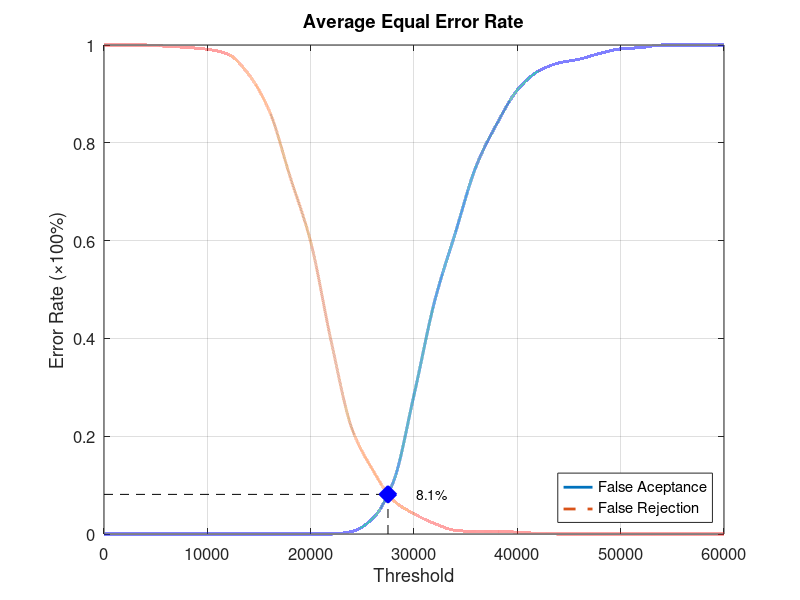
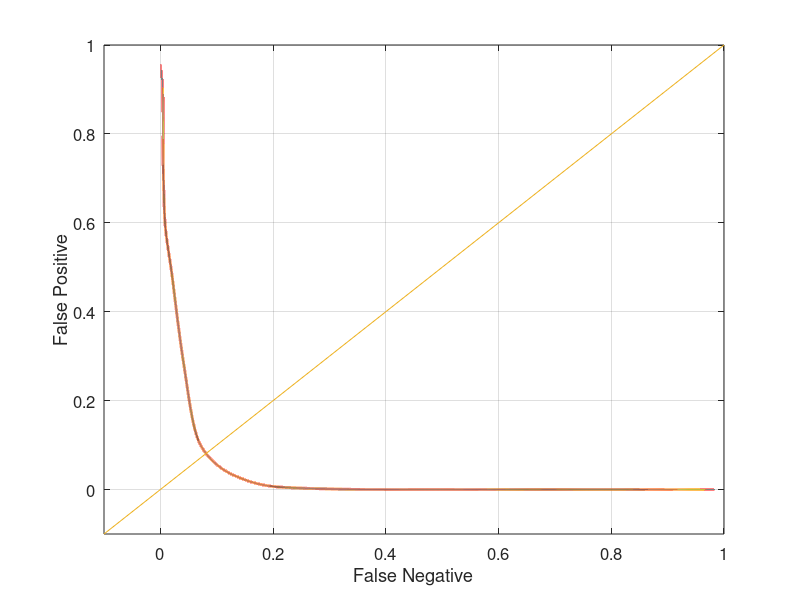

The MATLAB script that drew these images, in order:
function yEER = Experiment3Average
close all;
clear;
clc;
x = 0:2000:60000;
xq = 0:0.5:60000;

y0 = [0 0 0 0 0 0 0 0 0 0 0 0 0.00526316 0.0315789 0.106579 0.284211 0.476316 0.615789 0.751316 0.838158 0.907895 0.946053 0.963158 0.971053 0.982895 0.992105 0.994737 1 1 1 1];
yy0 = interp1(x, y0, xq, 'pchip');
y1 = [1 1 1 0.9975 0.995 0.99125 0.98125 0.94 0.865 0.73125 0.5975 0.3925 0.215 0.13125 0.06875 0.04125 0.02125 0.0075 0.005 0.005 0.00375 0.00125 0 0 0 0 0 0 0 0 0];
yy1 = interp1(x, y1, xq, 'pchip');

% Calculating EER: 
y2 = abs(y0 - y1);
find(y2 == min(y2))
yy2 = abs(yy0 - yy1);
xEER = find(yy2 == min(yy2));
xEERIndex = xq(xEER) % X-axis EER
yEER = yy0(xEER) % Y-axis EER

main = figure
plot(xq, yy0,'-','LineWidth', 2);	hold on
plot(xq, yy1,'--','LineWidth', 2);	hold on
plot([xEERIndex xEERIndex], [0 yEER], 'k--');	hold on
plot([0 xEERIndex], [yEER yEER], 'k--');	hold on
plot(xEERIndex, yEER, 'bx', 'LineWidth', 10);	hold on
text(xEERIndex + 10 * xEERIndex / 100, yEER, [num2str(round((10000 * yEER)) / 100) '%'])
legend('False Aceptance', 'False Rejection', 'Location', 'SouthEast')
xlabel('Threshold')
ylabel('Error Rate (\times100%)')
title('Average Equal Error Rate')
set(gca, 'FontSize', 12)
axis([0 60000 0 1])
grid on

print(main, 'Experiment3AverageMain', '-dpng');
FNRxFPR = figure('Color', [1 1 1]);
plot(yy1, yy0, '-', yy1, yy0, 'LineWidth', 2);
hold on
y = -0.1:0.1:1
plot(y, y); 
set(gca, 'FontSize', 12)
xlabel('False Negative')
ylabel('False Positive')
axis([-0.1 1 -0.1 1])
set(gca, 'FontSize', 12)
grid on

print(FNRxFPR, 'Experiment3AverageFNRxFPR','-dpng');
end
